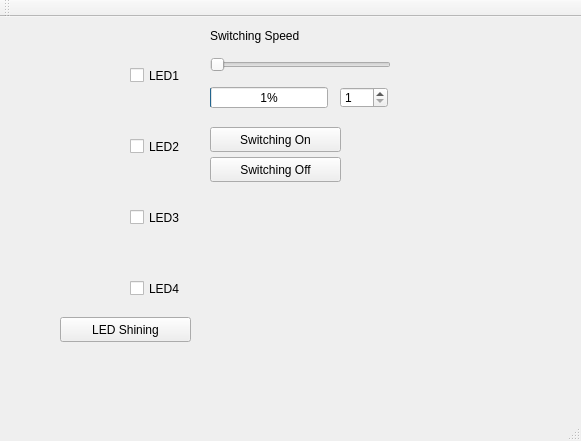
<?xml version="1.0" encoding="UTF-8"?>
<ui version="4.0">
 <class>MainWindow</class>
 <widget class="QMainWindow" name="MainWindow">
  <property name="enabled">
   <bool>true</bool>
  </property>
  <property name="geometry">
   <rect>
    <x>0</x>
    <y>0</y>
    <width>581</width>
    <height>441</height>
   </rect>
  </property>
  <property name="windowTitle">
   <string>MainWindow</string>
  </property>
  <property name="documentMode">
   <bool>false</bool>
  </property>
  <widget class="QWidget" name="centralWidget">
   <widget class="QPushButton" name="Mybutton1">
    <property name="geometry">
     <rect>
      <x>60</x>
      <y>300</y>
      <width>131</width>
      <height>25</height>
     </rect>
    </property>
    <property name="text">
     <string>LED Shining</string>
    </property>
   </widget>
   <widget class="QLabel" name="Time_count">
    <property name="geometry">
     <rect>
      <x>210</x>
      <y>10</y>
      <width>111</width>
      <height>17</height>
     </rect>
    </property>
    <property name="text">
     <string>Switching Speed</string>
    </property>
   </widget>
   <widget class="QPushButton" name="Switching_On">
    <property name="geometry">
     <rect>
      <x>210</x>
      <y>110</y>
      <width>131</width>
      <height>25</height>
     </rect>
    </property>
    <property name="text">
     <string>Switching On</string>
    </property>
   </widget>
   <widget class="QSpinBox" name="spinBox">
    <property name="geometry">
     <rect>
      <x>340</x>
      <y>70</y>
      <width>48</width>
      <height>21</height>
     </rect>
    </property>
    <property name="minimum">
     <number>1</number>
    </property>
    <property name="maximum">
     <number>100</number>
    </property>
    <property name="value">
     <number>1</number>
    </property>
   </widget>
   <widget class="QSlider" name="horizontalSlider">
    <property name="geometry">
     <rect>
      <x>210</x>
      <y>40</y>
      <width>181</width>
      <height>16</height>
     </rect>
    </property>
    <property name="minimum">
     <number>1</number>
    </property>
    <property name="maximum">
     <number>100</number>
    </property>
    <property name="value">
     <number>1</number>
    </property>
    <property name="orientation">
     <enum>Qt::Horizontal</enum>
    </property>
   </widget>
   <widget class="QProgressBar" name="progressBar">
    <property name="geometry">
     <rect>
      <x>210</x>
      <y>70</y>
      <width>118</width>
      <height>21</height>
     </rect>
    </property>
    <property name="minimum">
     <number>1</number>
    </property>
    <property name="value">
     <number>2</number>
    </property>
   </widget>
   <widget class="QPushButton" name="Switching_Off">
    <property name="geometry">
     <rect>
      <x>210</x>
      <y>140</y>
      <width>131</width>
      <height>25</height>
     </rect>
    </property>
    <property name="text">
     <string>Switching Off</string>
    </property>
   </widget>
   <widget class="QLabel" name="label_1">
    <property name="enabled">
     <bool>true</bool>
    </property>
    <property name="geometry">
     <rect>
      <x>61</x>
      <y>38</y>
      <width>51</width>
      <height>41</height>
     </rect>
    </property>
    <property name="text">
     <string/>
    </property>
    <property name="pixmap">
     <pixmap resource="res.qrc">:/image/LED.bmp</pixmap>
    </property>
    <property name="scaledContents">
     <bool>true</bool>
    </property>
   </widget>
   <widget class="QCheckBox" name="LED1">
    <property name="geometry">
     <rect>
      <x>130</x>
      <y>47</y>
      <width>61</width>
      <height>23</height>
     </rect>
    </property>
    <property name="text">
     <string>LED1</string>
    </property>
    <property name="checked">
     <bool>false</bool>
    </property>
   </widget>
   <widget class="QLabel" name="label_2">
    <property name="enabled">
     <bool>true</bool>
    </property>
    <property name="geometry">
     <rect>
      <x>61</x>
      <y>109</y>
      <width>51</width>
      <height>41</height>
     </rect>
    </property>
    <property name="text">
     <string/>
    </property>
    <property name="pixmap">
     <pixmap resource="res.qrc">:/image/LED.bmp</pixmap>
    </property>
    <property name="scaledContents">
     <bool>true</bool>
    </property>
   </widget>
   <widget class="QCheckBox" name="LED2">
    <property name="geometry">
     <rect>
      <x>130</x>
      <y>118</y>
      <width>61</width>
      <height>23</height>
     </rect>
    </property>
    <property name="text">
     <string>LED2</string>
    </property>
    <property name="checked">
     <bool>false</bool>
    </property>
   </widget>
   <widget class="QLabel" name="label_3">
    <property name="enabled">
     <bool>true</bool>
    </property>
    <property name="geometry">
     <rect>
      <x>61</x>
      <y>180</y>
      <width>51</width>
      <height>41</height>
     </rect>
    </property>
    <property name="text">
     <string/>
    </property>
    <property name="pixmap">
     <pixmap resource="res.qrc">:/image/LED.bmp</pixmap>
    </property>
    <property name="scaledContents">
     <bool>true</bool>
    </property>
   </widget>
   <widget class="QCheckBox" name="LED3">
    <property name="geometry">
     <rect>
      <x>130</x>
      <y>189</y>
      <width>61</width>
      <height>23</height>
     </rect>
    </property>
    <property name="text">
     <string>LED3</string>
    </property>
    <property name="checked">
     <bool>false</bool>
    </property>
   </widget>
   <widget class="QLabel" name="label_4">
    <property name="enabled">
     <bool>true</bool>
    </property>
    <property name="geometry">
     <rect>
      <x>61</x>
      <y>251</y>
      <width>51</width>
      <height>41</height>
     </rect>
    </property>
    <property name="text">
     <string/>
    </property>
    <property name="pixmap">
     <pixmap resource="res.qrc">:/image/LED.bmp</pixmap>
    </property>
    <property name="scaledContents">
     <bool>true</bool>
    </property>
   </widget>
   <widget class="QCheckBox" name="LED4">
    <property name="geometry">
     <rect>
      <x>130</x>
      <y>260</y>
      <width>61</width>
      <height>23</height>
     </rect>
    </property>
    <property name="text">
     <string>LED4</string>
    </property>
    <property name="checked">
     <bool>false</bool>
    </property>
   </widget>
  </widget>
  <widget class="QToolBar" name="mainToolBar">
   <attribute name="toolBarArea">
    <enum>TopToolBarArea</enum>
   </attribute>
   <attribute name="toolBarBreak">
    <bool>false</bool>
   </attribute>
  </widget>
  <widget class="QStatusBar" name="statusBar"/>
 </widget>
 <layoutdefault spacing="6" margin="11"/>
 <resources>
  <include location="res.qrc"/>
 </resources>
 <connections>
  <connection>
   <sender>horizontalSlider</sender>
   <signal>valueChanged(int)</signal>
   <receiver>progressBar</receiver>
   <slot>setValue(int)</slot>
   <hints>
    <hint type="sourcelabel">
     <x>310</x>
     <y>260</y>
    </hint>
    <hint type="destinationlabel">
     <x>296</x>
     <y>279</y>
    </hint>
   </hints>
  </connection>
  <connection>
   <sender>horizontalSlider</sender>
   <signal>valueChanged(int)</signal>
   <receiver>spinBox</receiver>
   <slot>setValue(int)</slot>
   <hints>
    <hint type="sourcelabel">
     <x>345</x>
     <y>256</y>
    </hint>
    <hint type="destinationlabel">
     <x>383</x>
     <y>289</y>
    </hint>
   </hints>
  </connection>
  <connection>
   <sender>spinBox</sender>
   <signal>valueChanged(int)</signal>
   <receiver>horizontalSlider</receiver>
   <slot>setValue(int)</slot>
   <hints>
    <hint type="sourcelabel">
     <x>399</x>
     <y>277</y>
    </hint>
    <hint type="destinationlabel">
     <x>378</x>
     <y>259</y>
    </hint>
   </hints>
  </connection>
  <connection>
   <sender>progressBar</sender>
   <signal>valueChanged(int)</signal>
   <receiver>spinBox</receiver>
   <slot>setValue(int)</slot>
   <hints>
    <hint type="sourcelabel">
     <x>250</x>
     <y>284</y>
    </hint>
    <hint type="destinationlabel">
     <x>391</x>
     <y>283</y>
    </hint>
   </hints>
  </connection>
 </connections>
</ui>
